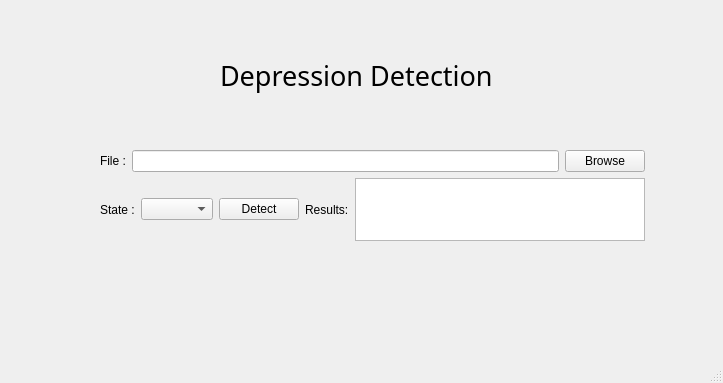
<?xml version="1.0" encoding="UTF-8"?>
<ui version="4.0">
 <class>DepressionDetect</class>
 <widget class="QMainWindow" name="DepressionDetect">
  <property name="geometry">
   <rect>
    <x>0</x>
    <y>0</y>
    <width>723</width>
    <height>383</height>
   </rect>
  </property>
  <property name="windowTitle">
   <string>Depression Detection</string>
  </property>
  <widget class="QWidget" name="centralwidget">
   <widget class="QLabel" name="label">
    <property name="geometry">
     <rect>
      <x>220</x>
      <y>50</y>
      <width>331</width>
      <height>51</height>
     </rect>
    </property>
    <property name="font">
     <font>
      <family>Goudy Old Style</family>
      <pointsize>20</pointsize>
     </font>
    </property>
    <property name="text">
     <string>Depression Detection </string>
    </property>
   </widget>
   <widget class="QWidget" name="">
    <property name="geometry">
     <rect>
      <x>100</x>
      <y>150</y>
      <width>545</width>
      <height>91</height>
     </rect>
    </property>
    <layout class="QVBoxLayout" name="verticalLayout">
     <item>
      <layout class="QHBoxLayout" name="horizontalLayout">
       <item>
        <widget class="QLabel" name="label_2">
         <property name="text">
          <string>File :</string>
         </property>
        </widget>
       </item>
       <item>
        <widget class="QLineEdit" name="lineEdit"/>
       </item>
       <item>
        <widget class="QPushButton" name="Browse">
         <property name="text">
          <string>Browse</string>
         </property>
        </widget>
       </item>
      </layout>
     </item>
     <item>
      <layout class="QHBoxLayout" name="horizontalLayout_5">
       <item>
        <layout class="QHBoxLayout" name="horizontalLayout_4">
         <item>
          <layout class="QHBoxLayout" name="horizontalLayout_3">
           <item>
            <widget class="QLabel" name="label_4">
             <property name="text">
              <string>State :</string>
             </property>
            </widget>
           </item>
           <item>
            <widget class="QComboBox" name="comboBox"/>
           </item>
          </layout>
         </item>
         <item>
          <widget class="QPushButton" name="Detect">
           <property name="text">
            <string>Detect</string>
           </property>
          </widget>
         </item>
        </layout>
       </item>
       <item>
        <layout class="QHBoxLayout" name="horizontalLayout_2">
         <item>
          <widget class="QLabel" name="label_3">
           <property name="text">
            <string>Results:</string>
           </property>
          </widget>
         </item>
         <item>
          <widget class="QPlainTextEdit" name="plainTextEdit"/>
         </item>
        </layout>
       </item>
      </layout>
     </item>
    </layout>
   </widget>
  </widget>
  <widget class="QMenuBar" name="menubar">
   <property name="geometry">
    <rect>
     <x>0</x>
     <y>0</y>
     <width>723</width>
     <height>26</height>
    </rect>
   </property>
  </widget>
  <widget class="QStatusBar" name="statusbar"/>
 </widget>
 <resources/>
 <connections/>
</ui>
